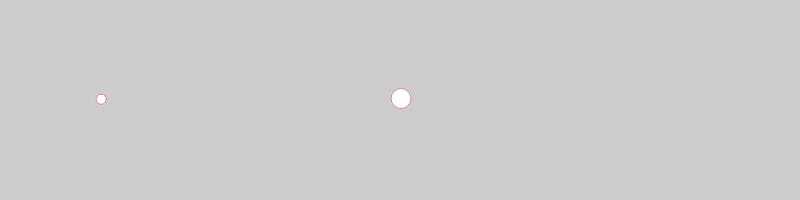
Frame 1 (no input)
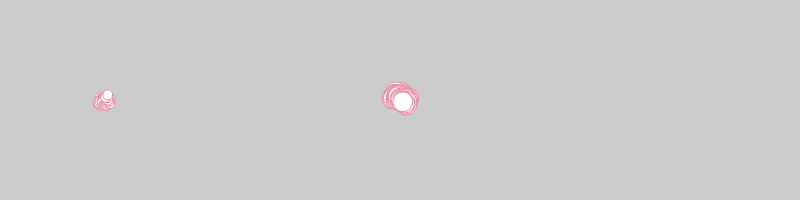
Frame 60 (no input)
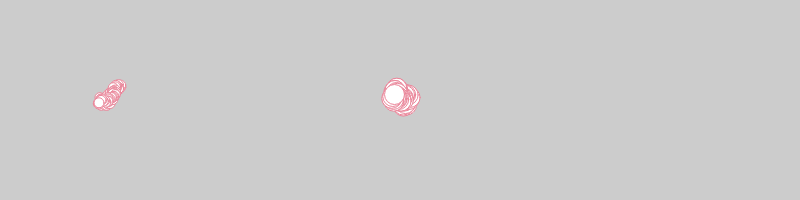
Frame 120 (the mouse pressed at the canvas centre since frame 60)

The p5.js sketch that drew these frames (run headless with seeded random() and noise() and a simulated clock; from frame 60 on, the mouse is pressed at the canvas centre):

// p5.js sketch
// ── sketch.js
var bug
var bug2

function setup() {
  createCanvas(800, 200)
  background(204)
  // Create object and pass in parameters
  bug = new JitterBug(width/2, height/2, 20)
  bug2 = new JitterBug(100, 100, 10)
}

function draw() {
  stroke(234, 134, 154)
  bug.move()
  bug.display()
  bug2.move()
  bug2.display()
}

function JitterBug(tempX, tempY, tempDiameter) {
  this.x = tempX;
  this.y = tempY;
  this.diameter = tempDiameter;
  this.speed = 2.5;

  this.move = function() {
    this.x += random(-this.speed, this.speed);
    this.y += random(-this.speed, this.speed);
  }

  this.display = function() {
    ellipse(this.x, this.y, this.diameter, this.diameter);
  }
}
